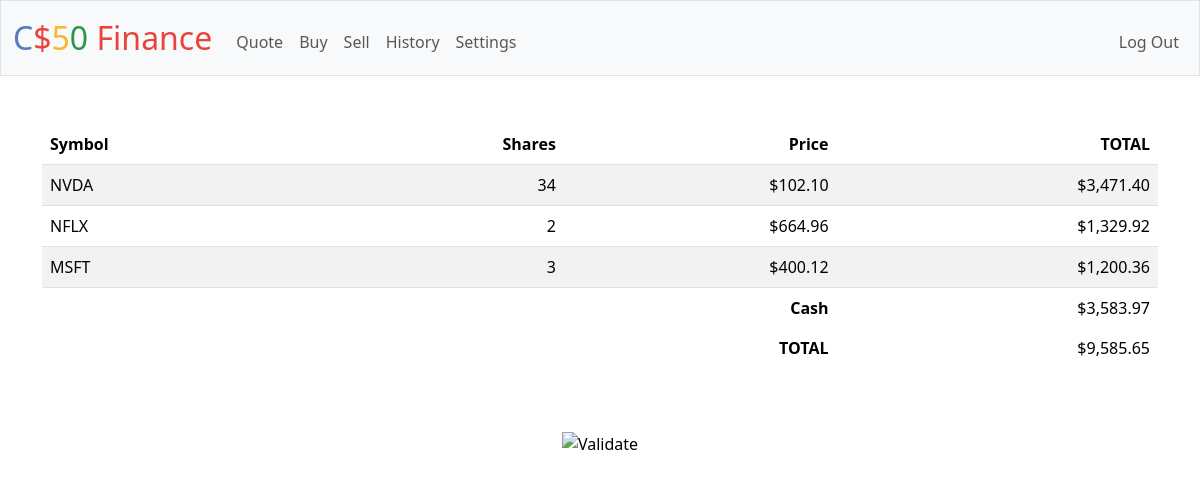
Screenshot of / (signed in) with the database file from the repository.
### tables this page shows
CREATE TABLE wallet (
                    user_id INTEGER NOT NULL,
                    transaction_id INTEGER PRIMARY KEY AUTOINCREMENT,
                    symbol TEXT NOT NULL,
                    shares INTEGER NOT NULL,
                    price NUMERIC NOT NULL,
  total NUMERIC NOT NULL,
                    transacted TIMESTAMP NOT NULL DEFAULT CURRENT_TIMESTAMP,
                    FOREIGN KEY(user_id) REFERENCES users(id)
                );

CREATE TABLE users (id INTEGER PRIMARY KEY AUTOINCREMENT NOT NULL, username TEXT NOT NULL, hash TEXT NOT NULL, cash NUMERIC NOT NULL DEFAULT 10000.00);

### app.py (the view)
@app.route("/")
@login_required
def index():
    wallet = db.execute(
        "SELECT * FROM wallet WHERE user_id = ? ORDER BY total DESC", session["user_id"])
    wallet_total = db.execute("SELECT total FROM wallet WHERE user_id = ?", session["user_id"])
    user = db.execute("SELECT * FROM users WHERE id = ?", session["user_id"])
    cash = user[0]["cash"]
    total_cash = 0
    for stock in wallet_total:
        total_cash += stock["total"]
    return render_template("index.html", wallet=wallet, cash=cash, total_cash=total_cash)

### app.py (called while the page is built)
@app.after_request
def after_request(response):
    response.headers["Cache-Control"] = "no-cache, no-store, must-revalidate"
    response.headers["Expires"] = 0
    response.headers["Pragma"] = "no-cache"
    return response

### helpers.py (called while the page is built)
def login_required(f):
    @wraps(f)
    def decorated_function(*args, **kwargs):
        if session.get("user_id") is None:
            return redirect("/login")
        return f(*args, **kwargs)
    return decorated_function

def usd(value):
    return f"${value:,.2f}"

### templates/index.html
{% extends "layout.html" %}
{% block main %}
    <table class="table table-striped">
        <thead>
            <tr>
                <th class="text-start">Symbol</th>
                <th class="text-end">Shares</th>
                <th class="text-end">Price</th>
                <th class="text-end">TOTAL</th>
            </tr>
        </thead>
    <tbody>
        {% for row in wallet %}
            <tr>
                <td class="text-start">{{ row.symbol }}</td>
                <td class="text-end">{{ row.shares }}</td>
                <td class="text-end">{{ row.price | usd }}</td>
                <td class="text-end">{{ (row.total | round(2)) | usd }}</td>
             </tr>
        {% endfor %}
        </tbody>
        <tfoot>
            <tr>
                <td class="border-0 fw-bold text-end" colspan="3">Cash</td>
                <td class="border-0 text-end">{{ (cash | round(2)) | usd }}</td>
            </tr>
            <tr>
                <td class="border-0 fw-bold text-end" colspan="3">TOTAL</td>
                <td class="border-0 w-bold text-end">{{ ((total_cash + cash) | round(2)) | usd }}</td>
            </tr>
        </tfoot>
    </table>
{% endblock %}

### rows the page displays
wallet: symbol "NVDA", shares "34", price "$102.10", total "$3,471.40"
wallet: symbol "NFLX", shares "2", price "$664.96", total "$1,329.92"
wallet: symbol "MSFT", shares "3", price "$400.12", total "$1,200.36"
users: cash "$3,583.97", ((total_cash+cash)|round(2))|usd "$9,585.65"
